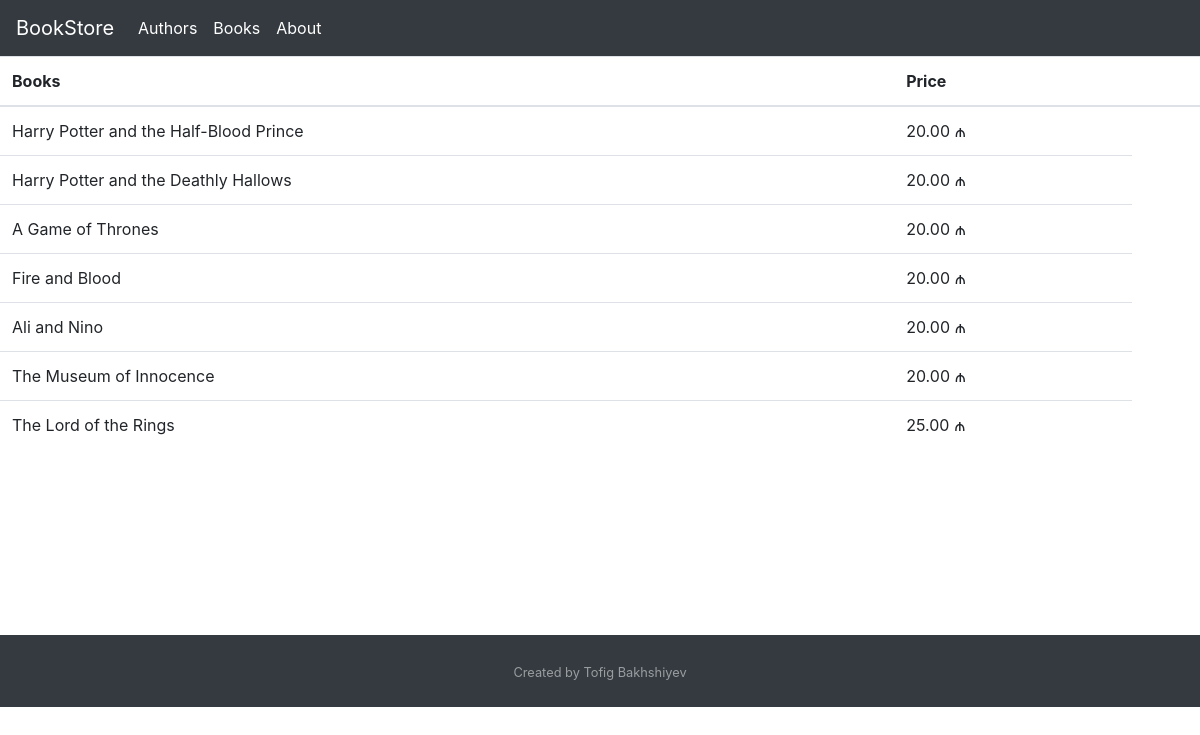
The page / on the database its author committed.
### books/models.py (models this page shows, shortened)
class Book(models.Model):
    name = models.CharField(max_length=50)
    created = models.DateTimeField('data created')
    author = models.ForeignKey(Author, on_delete = models.CASCADE)
    price  = models.DecimalField(decimal_places=2, max_digits=4, null=True)

### books/views.py (the view)
# urls.py: path('', views.index, name = 'index'),
def index(request):
    context = {
        'book_list' : Book.objects.all()
    }
    return render(request, 'index.html', context)

### books/templates/index.html (shortened to what this page needs)
<!DOCTYPE html>
<html>
    <head>
        <link rel="stylesheet" href="https://stackpath.bootstrapcdn.com/bootstrap/4.3.1/css/bootstrap.min.css">
    </head>
    <body>
        <nav class="navbar navbar-expand-lg navbar navbar-dark bg-dark">
                    <a class="navbar-brand" href="./">BookStore</a>
                    <div class="collapse navbar-collapse" id="navbarSupportedContent">
                      <ul class="navbar-nav mr-auto">
                        <li class="nav-item active">
                          <a class="nav-link" href="./authors">Authors <span class="sr-only">(current)</span></a>
                        </li>
                        <li class="nav-item active">
                          <a class="nav-link" href="/book">Books</a>
                        </li>
                        <li class="nav-item active">
                            <a class="nav-link" href="/about">About</a>
                        </li>
                      </ul>
                    </div>
        </nav>
        <table class="table">
            <thead>
                <th>
                    Books
                </th>
                <th>
                    Price
                </th>
                <th></th>
            </thead>
            {% for book in book_list %}
            <tr>
                <td>
                    {{book.name}}
                </td>
                <td>
                    {{book.price}} <span>&#8380;</span>
                </td>
            </tr>
            {% endfor %}
        </table>
        <footer id="sticky-footer" class="py-4 bg-dark text-white-50">
            <div class="container text-center">
              <small>Created by Tofig Bakhshiyev</small>
            </div>
        </footer>
    </body>
</html>

### books/templates/index.html (style rules this page uses)
#sticky-footer { flex-shrink: none; padding: 8px; position: relative; margin-top: 186px; }

### rows shown on the page
Book: name "Harry Potter and the Half-Blood Prince", price "20.00"
Book: name "Harry Potter and the Deathly Hallows", price "20.00"
Book: name "A Game of Thrones", price "20.00"
Book: name "Fire and Blood", price "20.00"
Book: name "Ali and Nino", price "20.00"
Book: name "The Museum of Innocence", price "20.00"
Book: name "The Lord of the Rings", price "25.00"
